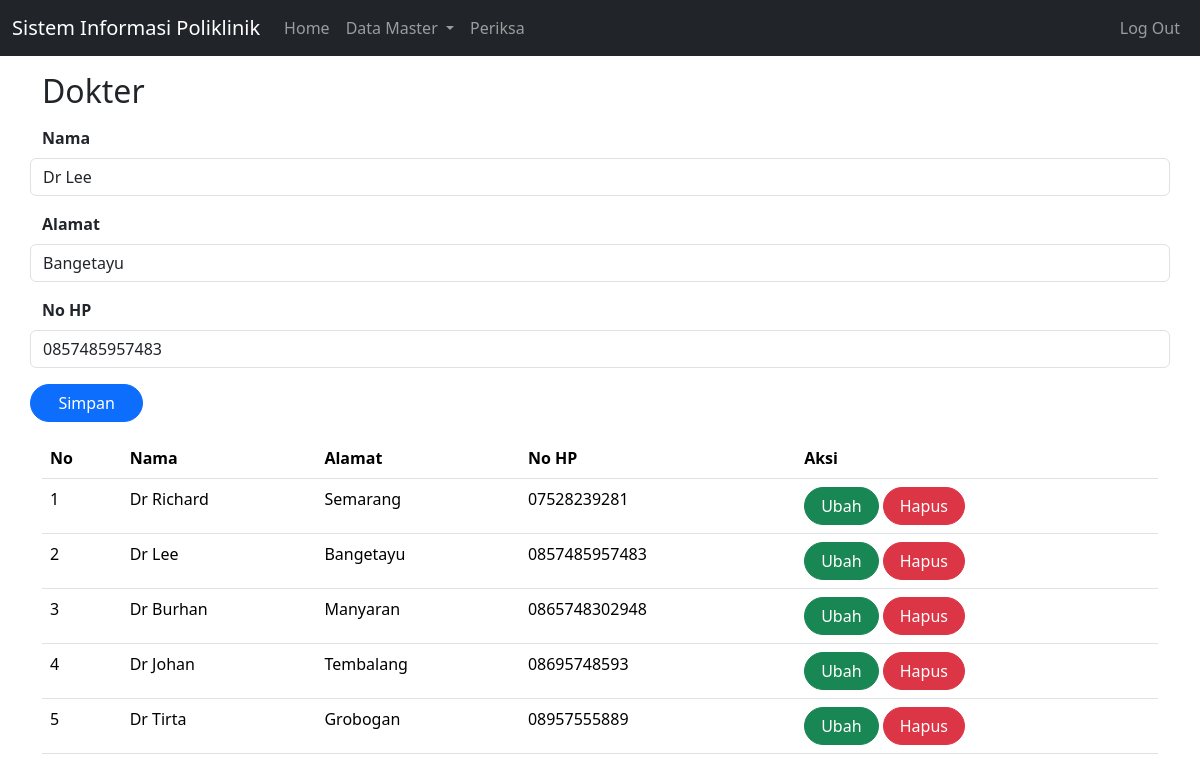
The page /index.php?page=dokter&id=2 (signed in) on the database its author committed.
### tables this page shows
CREATE TABLE `dokter` (
  `id` int(10) UNSIGNED NOT NULL,
  `nama` varchar(255) DEFAULT NULL,
  `alamat` varchar(255) DEFAULT NULL,
  `no_hp` varchar(50) DEFAULT NULL
);

### dokter.php (the view, shortened to what this page needs)
<form class="form col" method="POST" action="" name="myForm" onsubmit="return(validate());">
            <?php
            $nama = '';
            $alamat = '';
            $no_hp = '';
            if (isset($_GET['id'])) {
                $ambil = mysqli_query($mysqli,
                "SELECT * FROM dokter
                WHERE id='" . $_GET['id'] . "'");
                while ($row = mysqli_fetch_array($ambil)) {
                    $nama = $row['nama'];
                    $alamat = $row['alamat'];
                    $no_hp = $row['no_hp'];
                }
            ?>
            <?php
            }
            ?>
            <div class="row mt-3">
                <label for="nama" class="form-label fw-bold">
                    Nama
                </label>
                <input type="text" class="form-control" name="nama" id="nama" placeholder="Nama" value="<?php echo $nama ?>">
            </div>
            <div class="row mt-3">
                <label for="alamat" class="form-label fw-bold">
                    Alamat
                </label>
                <input type="text" class="form-control" name="alamat" id="alamat" placeholder="Alamat" value="<?php echo $alamat ?>">
            </div>
            <div class="row mt-3">
                <label for="no_hp" class="form-label fw-bold">
                    No HP
                </label>
                <input type="number" class="form-control" name="no_hp" id="no_hp" placeholder="No HP" value="<?php echo $no_hp ?>">
            </div>
            <div class="row d-flex mt-3">
                <button type="submit" class="btn btn-primary rounded-pill" style="width: 3cm;" name="simpan">Simpan</button>
            </div>
        </form>
        <table class="table table-hover my-3">
            <thead>
                <tr>
                    <th scope="col">No</th>
                    <th scope="col">Nama</th>
                    <th scope="col">Alamat</th>
                    <th scope="col">No HP</th>
                    <th scope="col">Aksi</th>
                </tr>
            </thead>
            <tbody>
                <?php
                    $result = mysqli_query($mysqli, "SELECT * FROM dokter");
                    $no = 1;
                    while ($data = mysqli_fetch_array($result)) {
                    ?>
                        <tr>
                            <td><?php echo $no++ ?></td>
                            <td><?php echo $data['nama'] ?></td>
                            <td><?php echo $data['alamat'] ?></td>
                            <td><?php echo $data['no_hp'] ?></td>
                            <td>
                                <a class="btn btn-success rounded-pill px-3" href="index.php?page=dokter&id=<?php echo $data['id'] ?>">Ubah</a>
                                <a class="btn btn-danger rounded-pill px-3" href="index.php?page=dokter&id=<?php echo $data['id'] ?>&aksi=hapus">Hapus</a>
                            </td>
                        </tr>
                    <?php
                    }
                ?>
            </tbody>
        </table>

### rows shown on the page
dokter: nama "Dr Lee", alamat "Bangetayu", no_hp "0857485957483"
dokter: nama "Dr Richard", alamat "Semarang", no_hp "07528239281"
dokter: nama "Dr Burhan", alamat "Manyaran", no_hp "0865748302948"
dokter: nama "Dr Johan", alamat "Tembalang", no_hp "08695748593"
dokter: nama "Dr Tirta", alamat "Grobogan", no_hp "08957555889"

### other values the page prints
$_GET['page'] "Dokter"
